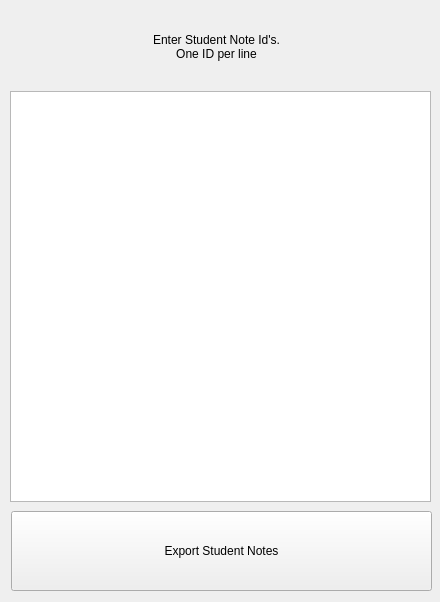
<?xml version="1.0" encoding="UTF-8"?>
<ui version="4.0">
 <class>Form</class>
 <widget class="QWidget" name="Form">
  <property name="geometry">
   <rect>
    <x>0</x>
    <y>0</y>
    <width>440</width>
    <height>602</height>
   </rect>
  </property>
  <property name="windowTitle">
   <string>Form</string>
  </property>
  <widget class="QLabel" name="label">
   <property name="geometry">
    <rect>
     <x>11</x>
     <y>11</y>
     <width>411</width>
     <height>71</height>
    </rect>
   </property>
   <property name="text">
    <string>Enter Student Note Id's.
One ID per line</string>
   </property>
   <property name="alignment">
    <set>Qt::AlignCenter</set>
   </property>
  </widget>
  <widget class="QPlainTextEdit" name="plainTextEdit">
   <property name="geometry">
    <rect>
     <x>10</x>
     <y>91</y>
     <width>421</width>
     <height>411</height>
    </rect>
   </property>
  </widget>
  <widget class="QPushButton" name="pushButton">
   <property name="geometry">
    <rect>
     <x>11</x>
     <y>511</y>
     <width>421</width>
     <height>80</height>
    </rect>
   </property>
   <property name="minimumSize">
    <size>
     <width>0</width>
     <height>80</height>
    </size>
   </property>
   <property name="text">
    <string>Export Student Notes</string>
   </property>
  </widget>
 </widget>
 <resources/>
 <connections/>
</ui>
